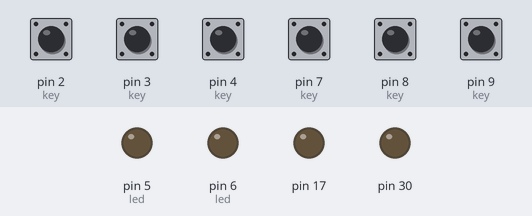
Recording of a sketch running on a simulated Arduino Leonardo, built for the host (arithmetic inside an expression is 32-bit, double 64-bit). On the bench: output pins drawn as LEDs (lit = HIGH). The inputs (shaded band) are chosen by the test bench; at power-on: pin 2 (key), pin 3 (key), pin 4 (key), pin 7 (key), pin 8 (key), pin 9 (key) HIGH. EEPROM starts erased; USB keyboard and mouse output is not drawn.

Above: at 1.2 s.
1.3 s: pin 7 (key) pulled LOW for 0.15 s
At 1.45 s:
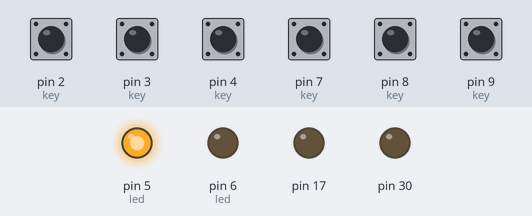
3.4 s: pin 8 (key) pulled LOW for 0.15 s
At 3.55 s:
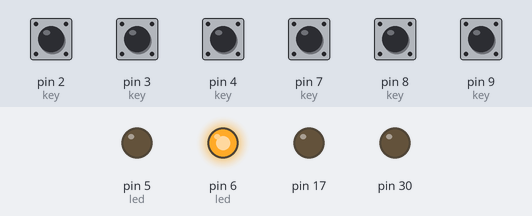
5.5 s: pin 7 (key) pulled LOW for 1 s
At 6.3 s:
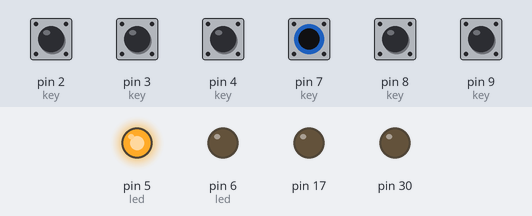
8.5 s: pin 8 (key) pulled LOW for 1 s
At 9.2 s:
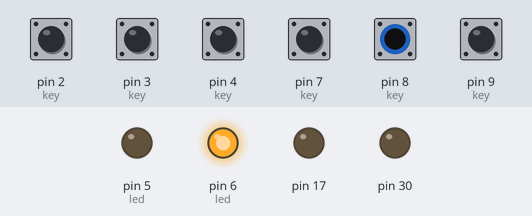
Timing chart, 0 to 11.5 s (numbered marks = the images above; inputs shaded):
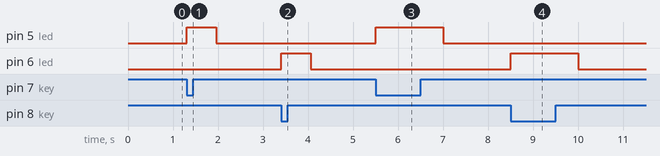

The sketch:

BsOsuKeyboard2.5.ino
```cpp
#include <Keyboard.h>
#include "Config.h"

/*
 * SM = Small Btn
 * LED= LED For BTN
 * BTN= Cherry MX Switch
*/
#define SM1 2
#define SM2 3
#define SM3 4
#define SM4 9
#define LED1 6
#define LED2 5
#define BTN1 8
#define BTN2 7
#define KEYCOUNT 6  //there is 4 push btn, and 2 cherry mx
#define LEDCOUNT 2  //2 buttons's LED
#define LED_DELAY 1 //led delay

int key[KEYCOUNT]={BTN1,BTN2,SM1,SM2,SM3,SM4};
int lastkeystate[KEYCOUNT];
int led[]={LED1,LED2};
int ledbrightness[]={0,0};
unsigned long lastleddecrement[]={millis(),millis()};

void setup() {
  // put your setup code here, to run once:
  //button
  for(int i=0;i<KEYCOUNT;i++)
  {
    pinMode(key[i],INPUT);
    digitalWrite(key[i],HIGH);
    lastkeystate[i]=HIGH;
  }
  //LED
  for(int i=0;i<LEDCOUNT;i++)
  {
    pinMode(led[i],OUTPUT);
    analogWrite(led[i],ledbrightness[i]);
  }
  Config.begin();
  Keyboard.begin();
}

void loop() {
  // put your main code here, to run repeatedly:
  if(Serial.available()>0)
  {
    Config.ConfigProc();
  }
  int nowkeystat[KEYCOUNT];
  for(int i=0;i<KEYCOUNT;i++)
  {
    nowkeystat[i]=digitalRead(key[i]);
    if(nowkeystat[i]!=lastkeystate[i])
    {
      lastkeystate[i]=nowkeystat[i];
      if(lastkeystate[i]==LOW)
      {
        switch(key[i])
        {
          case BTN1:
            Keyboard.press(Config.getBTN1());
            break;
          case BTN2:
            Keyboard.press(Config.getBTN2());
            break;
          case SM1:
            Keyboard.press(Config.getSM1());
            break;
          case SM2:
            Keyboard.press(Config.getSM2());
            break;
          case SM3:
            Keyboard.press(Config.getSM3());
            break;
          case SM4:
            Keyboard.press(Config.getSM4());
            break;
        }
      }
      else
      {
        switch(key[i])
        {
          case BTN1:
            Keyboard.release(Config.getBTN1());
            break;
          case BTN2:
            Keyboard.release(Config.getBTN2());
            break;
          case SM1:
            Keyboard.release(Config.getSM1());
            break;
          case SM2:
            Keyboard.release(Config.getSM2());
            break;
          case SM3:
            Keyboard.release(Config.getSM3());
            break;
          case SM4:
            Keyboard.release(Config.getSM4());
            break;
        }
      }
    }
  }
  unsigned long now=millis();
  for(int i=0;i<LEDCOUNT;i++)
  {
    if(lastkeystate[i]==LOW)
    {
      ledbrightness[i]=255;
      lastleddecrement[i]=now;
    }
    if(ledbrightness[i]>0&&(now-lastleddecrement[i])>LED_DELAY)
    {
      ledbrightness[i]--;
      lastleddecrement[i]=now;
    }
    analogWrite(led[i],ledbrightness[i]);
  }
  //disable TX RX LED
  TXLED0;
  RXLED0;
}
```

Config.h
```cpp
#include <EEPROM.h>

#define CONF_HEADER "BsOsuKeyboard2"

struct _Config
{
  byte sm1;
  byte sm2;
  byte sm3;
  byte sm4;
  byte btn1;
  byte btn2;
  static _Config MakeDefault()
  {
    _Config ret;
    ret.sm1=96;   //Tilde
    ret.sm2=194;  //F1
    ret.sm3=195;  //F2
    ret.sm4=196;  //F3
    ret.btn1='x';
    ret.btn2='z';
    return ret;
  }
};

class _CFG
{
  private:
  _Config cfg;
  void savecfg()
  {
    EEPROM.put(strlen(CONF_HEADER), cfg);
  }
  public:
  void begin()
  {
    Serial.begin(9600);
    unsigned int addr;
    String header;
    for(addr=0;addr<strlen(CONF_HEADER);addr++)
    {
      header+=(char)EEPROM.read(addr);
    }
    if(header!=CONF_HEADER)
    {
      header=CONF_HEADER;
      for(addr=0;addr<strlen(CONF_HEADER);addr++)
      {
        EEPROM.write(addr,header[addr]);
      }
      EEPROM.put(addr,cfg.MakeDefault());
    }
    addr=strlen(CONF_HEADER);
    EEPROM.get(addr,cfg);
  }

  byte getSM1(){
    return cfg.sm1;
  }
  byte getSM2(){
    return cfg.sm2;
  }
  byte getSM3(){
    return cfg.sm3;
  }
  byte getSM4(){
    return cfg.sm4;
  }
  byte getBTN1(){
    return cfg.btn1;
  }
  byte getBTN2(){
    return cfg.btn2;
  }

  void ConfigProc()
  {
    int datasize=Serial.available();
    String cmd;
    for(int i=0;i<datasize;i++)
    {
      cmd+=(char)Serial.read();
    }
    if(cmd=="bss--ping")
      Serial.println("bsr--hello");
    else if(cmd=="bss--stat")
    {
      String stat="bsr--";
      stat+=cfg.sm1;
      stat+=",";
      stat+=cfg.sm2;
      stat+=",";
      stat+=cfg.sm3;
      stat+=",";
      stat+=cfg.sm4;
      stat+=",";
      stat+=cfg.btn1;
      stat+=",";
      stat+=cfg.btn2;
      Serial.println(stat);
    }
    else if(cmd.substring(0,9)=="bss--SM1 ")
    {
      cfg.sm1=cmd.substring(9).toInt();
      savecfg();
      Serial.println("bsr--done");
    }
    else if(cmd.substring(0,9)=="bss--SM2 ")
    {
      cfg.sm2=cmd.substring(9).toInt();
      savecfg();
      Serial.println("bsr--done");
    }
    else if(cmd.substring(0,9)=="bss--SM3 ")
    {
      cfg.sm3=cmd.substring(9).toInt();
      savecfg();
      Serial.println("bsr--done");
    }
    else if(cmd.substring(0,9)=="bss--SM4 ")
    {
      cfg.sm4=cmd.substring(9).toInt();
      savecfg();
      Serial.println("bsr--done");
    }
    else if(cmd.substring(0,9)=="bss--BT1 ")
    {
      cfg.btn1=cmd.substring(9).toInt();
      savecfg();
      Serial.println("bsr--done");
    }
    else if(cmd.substring(0,9)=="bss--BT2 ")
    {
      cfg.btn2=cmd.substring(9).toInt();
      savecfg();
      Serial.println("bsr--done");
    }
    else if(cmd=="bsst--reset")
    {
      unsigned int addr;
      String header=CONF_HEADER;
      for(addr=0;addr<strlen(CONF_HEADER);addr++)
      {
        EEPROM.write(addr,header[addr]);
      }
      EEPROM.put(addr,cfg.MakeDefault());
      cfg=cfg.MakeDefault();
      savecfg();
      Serial.println("bsrt--CONFIG RESET IS DONE");
    }
    else if(cmd=="bsst--eeprom")
    {
      int sizecfg=strlen(CONF_HEADER)+sizeof(_Config);
      for(int i=0;i<sizecfg;i++)
      {
        Serial.print(i);
        Serial.print("\t: ");
        Serial.println(EEPROM.read(i));
      }
    }
    else
      Serial.println("bss--unknown command");
  }
}Config;
```

Measured:
- after the input at 1.3 s, pin 5 (led): LOW → HIGH at once, → LOW 0.66 s later
- after the input at 3.4 s, pin 6 (led): LOW → HIGH at once, → LOW 0.66 s later
- after the input at 5.5 s, pin 5 (led): LOW → HIGH at once, → LOW 1.5 s later
- after the input at 8.5 s, pin 6 (led): LOW → HIGH at once, → LOW 1.5 s later
